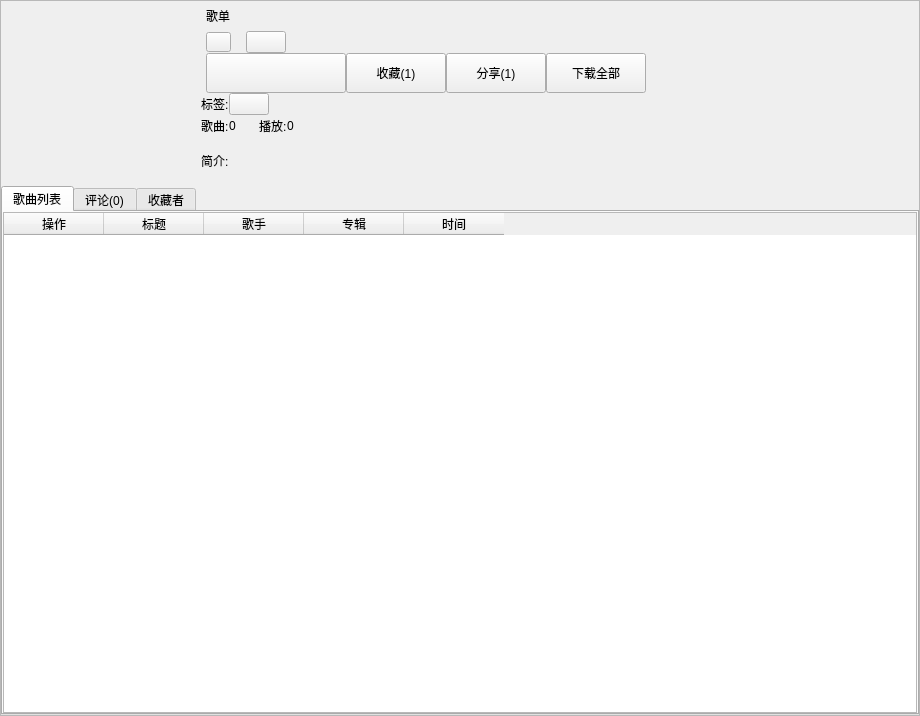
<?xml version="1.0" encoding="UTF-8"?>
<ui version="4.0">
 <class>SongMenu</class>
 <widget class="QWidget" name="SongMenu">
  <property name="geometry">
   <rect>
    <x>0</x>
    <y>0</y>
    <width>920</width>
    <height>716</height>
   </rect>
  </property>
  <property name="windowTitle">
   <string>Form</string>
  </property>
  <layout class="QGridLayout" name="gridLayout">
   <property name="leftMargin">
    <number>0</number>
   </property>
   <property name="topMargin">
    <number>0</number>
   </property>
   <property name="rightMargin">
    <number>0</number>
   </property>
   <property name="bottomMargin">
    <number>0</number>
   </property>
   <property name="spacing">
    <number>0</number>
   </property>
   <item row="0" column="0">
    <widget class="QScrollArea" name="scrollArea">
     <property name="sizePolicy">
      <sizepolicy hsizetype="Expanding" vsizetype="Minimum">
       <horstretch>0</horstretch>
       <verstretch>0</verstretch>
      </sizepolicy>
     </property>
     <property name="sizeAdjustPolicy">
      <enum>QAbstractScrollArea::AdjustToContents</enum>
     </property>
     <property name="widgetResizable">
      <bool>true</bool>
     </property>
     <widget class="QWidget" name="scrollAreaWidgetContents">
      <property name="geometry">
       <rect>
        <x>0</x>
        <y>0</y>
        <width>918</width>
        <height>714</height>
       </rect>
      </property>
      <property name="sizePolicy">
       <sizepolicy hsizetype="Preferred" vsizetype="Minimum">
        <horstretch>0</horstretch>
        <verstretch>0</verstretch>
       </sizepolicy>
      </property>
      <layout class="QGridLayout" name="gridLayout_2">
       <property name="leftMargin">
        <number>0</number>
       </property>
       <property name="topMargin">
        <number>0</number>
       </property>
       <property name="rightMargin">
        <number>0</number>
       </property>
       <property name="bottomMargin">
        <number>0</number>
       </property>
       <property name="spacing">
        <number>0</number>
       </property>
       <item row="1" column="0" colspan="2">
        <widget class="QTabWidget" name="tabWidget">
         <property name="sizePolicy">
          <sizepolicy hsizetype="Expanding" vsizetype="Minimum">
           <horstretch>0</horstretch>
           <verstretch>0</verstretch>
          </sizepolicy>
         </property>
         <property name="currentIndex">
          <number>0</number>
         </property>
         <widget class="QWidget" name="tab_5">
          <attribute name="title">
           <string>歌曲列表</string>
          </attribute>
          <layout class="QGridLayout" name="gridLayout_3">
           <property name="leftMargin">
            <number>0</number>
           </property>
           <property name="topMargin">
            <number>0</number>
           </property>
           <property name="rightMargin">
            <number>0</number>
           </property>
           <property name="bottomMargin">
            <number>0</number>
           </property>
           <property name="spacing">
            <number>0</number>
           </property>
           <item row="0" column="0">
            <widget class="QTableWidget" name="tab_SongTable">
             <property name="sizePolicy">
              <sizepolicy hsizetype="Expanding" vsizetype="Minimum">
               <horstretch>0</horstretch>
               <verstretch>0</verstretch>
              </sizepolicy>
             </property>
             <property name="verticalScrollBarPolicy">
              <enum>Qt::ScrollBarAlwaysOff</enum>
             </property>
             <property name="sizeAdjustPolicy">
              <enum>QAbstractScrollArea::AdjustToContents</enum>
             </property>
             <column>
              <property name="text">
               <string>操作</string>
              </property>
             </column>
             <column>
              <property name="text">
               <string>标题</string>
              </property>
             </column>
             <column>
              <property name="text">
               <string>歌手</string>
              </property>
             </column>
             <column>
              <property name="text">
               <string>专辑</string>
              </property>
             </column>
             <column>
              <property name="text">
               <string>时间</string>
              </property>
             </column>
            </widget>
           </item>
          </layout>
         </widget>
         <widget class="QWidget" name="tab_remark">
          <attribute name="title">
           <string>评论(0)</string>
          </attribute>
          <layout class="QGridLayout" name="gridLayout_4">
           <property name="leftMargin">
            <number>0</number>
           </property>
           <property name="topMargin">
            <number>0</number>
           </property>
           <property name="rightMargin">
            <number>0</number>
           </property>
           <property name="bottomMargin">
            <number>0</number>
           </property>
           <property name="spacing">
            <number>0</number>
           </property>
          </layout>
         </widget>
         <widget class="QWidget" name="tab_7">
          <attribute name="title">
           <string>收藏者</string>
          </attribute>
         </widget>
        </widget>
       </item>
       <item row="0" column="0">
        <widget class="QLabel" name="lab_pic">
         <property name="minimumSize">
          <size>
           <width>185</width>
           <height>185</height>
          </size>
         </property>
         <property name="maximumSize">
          <size>
           <width>185</width>
           <height>185</height>
          </size>
         </property>
         <property name="styleSheet">
          <string notr="true"/>
         </property>
         <property name="text">
          <string/>
         </property>
        </widget>
       </item>
       <item row="0" column="1">
        <layout class="QVBoxLayout" name="verticalLayout">
         <property name="leftMargin">
          <number>15</number>
         </property>
         <item>
          <layout class="QHBoxLayout" name="horizontalLayout_3">
           <property name="leftMargin">
            <number>5</number>
           </property>
           <item>
            <widget class="QLabel" name="label_2">
             <property name="minimumSize">
              <size>
               <width>30</width>
               <height>15</height>
              </size>
             </property>
             <property name="maximumSize">
              <size>
               <width>35</width>
               <height>16777215</height>
              </size>
             </property>
             <property name="text">
              <string>歌单</string>
             </property>
            </widget>
           </item>
           <item>
            <widget class="QLabel" name="lab_title">
             <property name="minimumSize">
              <size>
               <width>450</width>
               <height>30</height>
              </size>
             </property>
             <property name="maximumSize">
              <size>
               <width>140</width>
               <height>30</height>
              </size>
             </property>
             <property name="font">
              <font>
               <pointsize>15</pointsize>
               <weight>75</weight>
               <bold>true</bold>
              </font>
             </property>
             <property name="text">
              <string/>
             </property>
            </widget>
           </item>
           <item>
            <spacer name="horizontalSpacer_2">
             <property name="orientation">
              <enum>Qt::Horizontal</enum>
             </property>
             <property name="sizeType">
              <enum>QSizePolicy::Expanding</enum>
             </property>
             <property name="sizeHint" stdset="0">
              <size>
               <width>200</width>
               <height>20</height>
              </size>
             </property>
            </spacer>
           </item>
          </layout>
         </item>
         <item>
          <layout class="QHBoxLayout" name="horizontalLayout_2">
           <property name="spacing">
            <number>5</number>
           </property>
           <property name="leftMargin">
            <number>5</number>
           </property>
           <item>
            <widget class="QPushButton" name="btn_userpic">
             <property name="minimumSize">
              <size>
               <width>25</width>
               <height>20</height>
              </size>
             </property>
             <property name="maximumSize">
              <size>
               <width>20</width>
               <height>20</height>
              </size>
             </property>
             <property name="text">
              <string/>
             </property>
            </widget>
           </item>
           <item>
            <spacer name="horizontalSpacer_5">
             <property name="orientation">
              <enum>Qt::Horizontal</enum>
             </property>
             <property name="sizeType">
              <enum>QSizePolicy::Fixed</enum>
             </property>
             <property name="sizeHint" stdset="0">
              <size>
               <width>10</width>
               <height>20</height>
              </size>
             </property>
            </spacer>
           </item>
           <item>
            <widget class="QPushButton" name="btn_user">
             <property name="minimumSize">
              <size>
               <width>35</width>
               <height>0</height>
              </size>
             </property>
             <property name="text">
              <string/>
             </property>
            </widget>
           </item>
           <item>
            <widget class="QLabel" name="lab_creatorTime">
             <property name="text">
              <string/>
             </property>
            </widget>
           </item>
           <item>
            <spacer name="horizontalSpacer_3">
             <property name="orientation">
              <enum>Qt::Horizontal</enum>
             </property>
             <property name="sizeHint" stdset="0">
              <size>
               <width>40</width>
               <height>20</height>
              </size>
             </property>
            </spacer>
           </item>
          </layout>
         </item>
         <item>
          <layout class="QHBoxLayout" name="horizontalLayout">
           <property name="leftMargin">
            <number>5</number>
           </property>
           <item>
            <widget class="QPushButton" name="btn_playAll">
             <property name="minimumSize">
              <size>
               <width>140</width>
               <height>40</height>
              </size>
             </property>
             <property name="maximumSize">
              <size>
               <width>140</width>
               <height>40</height>
              </size>
             </property>
             <property name="styleSheet">
              <string notr="true"/>
             </property>
             <property name="text">
              <string/>
             </property>
             <property name="icon">
              <iconset resource="resource.qrc">
               <normaloff>:/images/playAll.png</normaloff>:/images/playAll.png</iconset>
             </property>
             <property name="iconSize">
              <size>
               <width>140</width>
               <height>40</height>
              </size>
             </property>
            </widget>
           </item>
           <item>
            <widget class="QPushButton" name="btn_subscribedCount">
             <property name="minimumSize">
              <size>
               <width>100</width>
               <height>40</height>
              </size>
             </property>
             <property name="maximumSize">
              <size>
               <width>100</width>
               <height>40</height>
              </size>
             </property>
             <property name="text">
              <string>收藏(1)</string>
             </property>
             <property name="icon">
              <iconset resource="resource.qrc">
               <normaloff>:/images/btn_collect.png</normaloff>:/images/btn_collect.png</iconset>
             </property>
            </widget>
           </item>
           <item>
            <widget class="QPushButton" name="pushButton_2">
             <property name="minimumSize">
              <size>
               <width>100</width>
               <height>40</height>
              </size>
             </property>
             <property name="maximumSize">
              <size>
               <width>100</width>
               <height>40</height>
              </size>
             </property>
             <property name="text">
              <string>分享(1)</string>
             </property>
            </widget>
           </item>
           <item>
            <widget class="QPushButton" name="pushButton_3">
             <property name="minimumSize">
              <size>
               <width>100</width>
               <height>40</height>
              </size>
             </property>
             <property name="maximumSize">
              <size>
               <width>100</width>
               <height>40</height>
              </size>
             </property>
             <property name="text">
              <string>下载全部</string>
             </property>
             <property name="icon">
              <iconset resource="resource.qrc">
               <normaloff>:/images/btn_download_n.png</normaloff>:/images/btn_download_n.png</iconset>
             </property>
            </widget>
           </item>
           <item>
            <spacer name="horizontalSpacer">
             <property name="orientation">
              <enum>Qt::Horizontal</enum>
             </property>
             <property name="sizeHint" stdset="0">
              <size>
               <width>40</width>
               <height>20</height>
              </size>
             </property>
            </spacer>
           </item>
          </layout>
         </item>
         <item>
          <layout class="QHBoxLayout" name="tag_horizontalLayout">
           <item>
            <widget class="QLabel" name="label">
             <property name="maximumSize">
              <size>
               <width>30</width>
               <height>16777215</height>
              </size>
             </property>
             <property name="text">
              <string>标签:</string>
             </property>
            </widget>
           </item>
           <item>
            <widget class="QPushButton" name="btn_tag_1">
             <property name="minimumSize">
              <size>
               <width>20</width>
               <height>0</height>
              </size>
             </property>
             <property name="maximumSize">
              <size>
               <width>300</width>
               <height>16777215</height>
              </size>
             </property>
             <property name="text">
              <string/>
             </property>
            </widget>
           </item>
           <item>
            <spacer name="horizontalSpacer_9">
             <property name="orientation">
              <enum>Qt::Horizontal</enum>
             </property>
             <property name="sizeHint" stdset="0">
              <size>
               <width>40</width>
               <height>20</height>
              </size>
             </property>
            </spacer>
           </item>
          </layout>
         </item>
         <item>
          <layout class="QHBoxLayout" name="horizontalLayout_9">
           <item>
            <widget class="QLabel" name="label_4">
             <property name="text">
              <string>歌曲:</string>
             </property>
            </widget>
           </item>
           <item>
            <widget class="QLabel" name="lab_songsum">
             <property name="minimumSize">
              <size>
               <width>20</width>
               <height>0</height>
              </size>
             </property>
             <property name="maximumSize">
              <size>
               <width>30</width>
               <height>16777215</height>
              </size>
             </property>
             <property name="text">
              <string>0</string>
             </property>
            </widget>
           </item>
           <item>
            <spacer name="horizontalSpacer_6">
             <property name="orientation">
              <enum>Qt::Horizontal</enum>
             </property>
             <property name="sizeType">
              <enum>QSizePolicy::Fixed</enum>
             </property>
             <property name="sizeHint" stdset="0">
              <size>
               <width>10</width>
               <height>20</height>
              </size>
             </property>
            </spacer>
           </item>
           <item>
            <widget class="QLabel" name="label_7">
             <property name="text">
              <string>播放:</string>
             </property>
            </widget>
           </item>
           <item>
            <widget class="QLabel" name="lab_playsum">
             <property name="minimumSize">
              <size>
               <width>100</width>
               <height>0</height>
              </size>
             </property>
             <property name="maximumSize">
              <size>
               <width>110</width>
               <height>16777215</height>
              </size>
             </property>
             <property name="text">
              <string>0</string>
             </property>
            </widget>
           </item>
           <item>
            <spacer name="horizontalSpacer_4">
             <property name="orientation">
              <enum>Qt::Horizontal</enum>
             </property>
             <property name="sizeHint" stdset="0">
              <size>
               <width>40</width>
               <height>20</height>
              </size>
             </property>
            </spacer>
           </item>
          </layout>
         </item>
         <item>
          <layout class="QHBoxLayout" name="horizontalLayout_10">
           <item>
            <widget class="QLabel" name="label_8">
             <property name="minimumSize">
              <size>
               <width>30</width>
               <height>0</height>
              </size>
             </property>
             <property name="maximumSize">
              <size>
               <width>30</width>
               <height>16777215</height>
              </size>
             </property>
             <property name="text">
              <string>简介:</string>
             </property>
            </widget>
           </item>
           <item>
            <widget class="QLabel" name="lab_description">
             <property name="minimumSize">
              <size>
               <width>0</width>
               <height>50</height>
              </size>
             </property>
             <property name="text">
              <string/>
             </property>
            </widget>
           </item>
          </layout>
         </item>
        </layout>
       </item>
      </layout>
     </widget>
    </widget>
   </item>
  </layout>
 </widget>
 <resources>
  <include location="resource.qrc"/>
 </resources>
 <connections/>
</ui>
